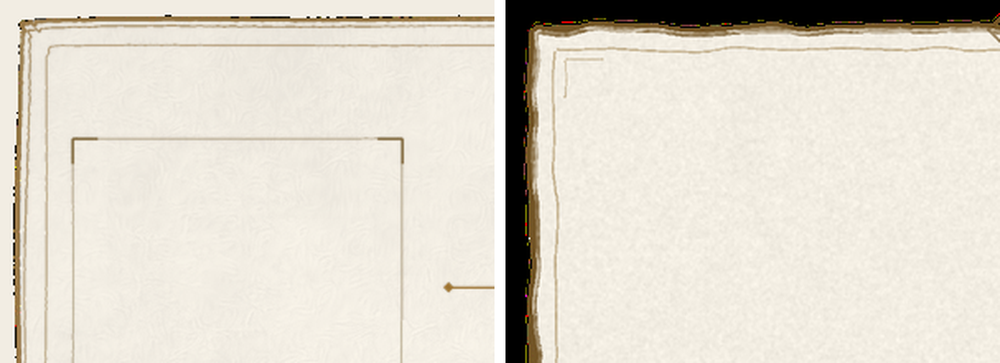
#> input picture art/ui/_draft/_cmp_corner.png, 1000 x 363 px, shrunk from 1820 x 660 before the run, found by its file name
$ python _v2_lines.py ../_cmp_corner.png
#> lines starting #> are read from the running program, lines starting #| are printed output that depends on the picture; after the words box and inside, x2 and y2 are one past the last pixel; in counts of white or black regions, pixels touching at a corner belong together
# -*- coding: utf-8 -*-
# 提取 UI 截图里的「长横线 / 长竖线」，用直线结构反推面板与槽框布局
import os, sys
import numpy as np
from PIL import Image

BASE = r'C:\Users\26464\IdeaProjects\endeavor\art\ui\_draft\_ref'

def longest_run(b):
    """b: 1-D bool array -> (start, length) of longest True run"""
    d = np.diff(np.concatenate(([0], b.astype(np.int8), [0])))
    s = np.flatnonzero(d == 1)
    e = np.flatnonzero(d == -1)
    if len(s) == 0:
        return 0, 0
    lens = e - s
    k = int(np.argmax(lens))
    return int(s[k]), int(lens[k])

def cluster(vals, gap=3):
    out = []
    for v in vals:
        if out and v - out[-1][-1] <= gap:
            out[-1].append(v)
        else:
            out.append([v])
    return [int(round(sum(g) / len(g))) for g in out]

def main(names):
    lines = []
    for n in names:
        p = n if os.path.isabs(n) else os.path.join(BASE, n)
        im = Image.open(p).convert('L')
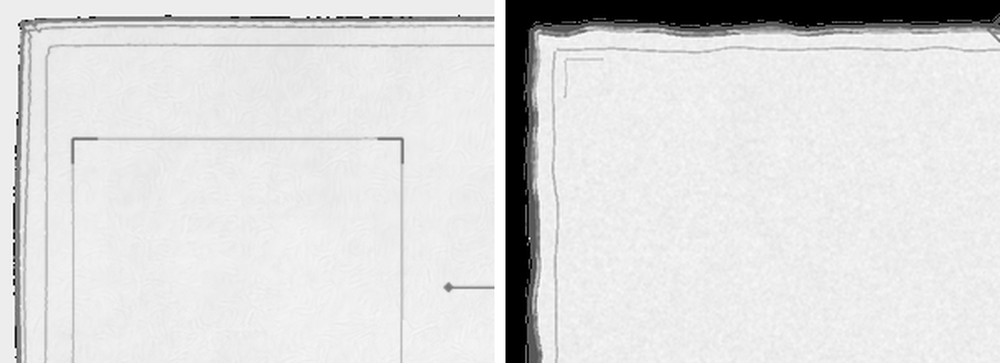
#> im: PIL image 1000x363 L; min 0, max 255, mean 219.1
        W, H = im.size
#> W = 1000; H = 363
        a = np.asarray(im, dtype=np.int16)
        lines.append('=' * 90)
        lines.append('== %s  %dx%d' % (os.path.basename(n), W, H))
        for thr in (70, 100, 140):
            m = a > thr
            hs, vs = [], []
            for y in range(H):
                st, ln = longest_run(m[y])
                if ln > W * 0.45:
                    hs.append(y)
            for x in range(W):
                st, ln = longest_run(m[:, x])
                if ln > H * 0.45:
                    vs.append(x)
            lines.append('  thr=%d  H线(行号)=%s' % (thr, cluster(hs)))
            lines.append('  thr=%d  V线(列号)=%s' % (thr, cluster(vs)))
#> this loop made 3 passes
#> pass 1, in main, `m = a > thr`:
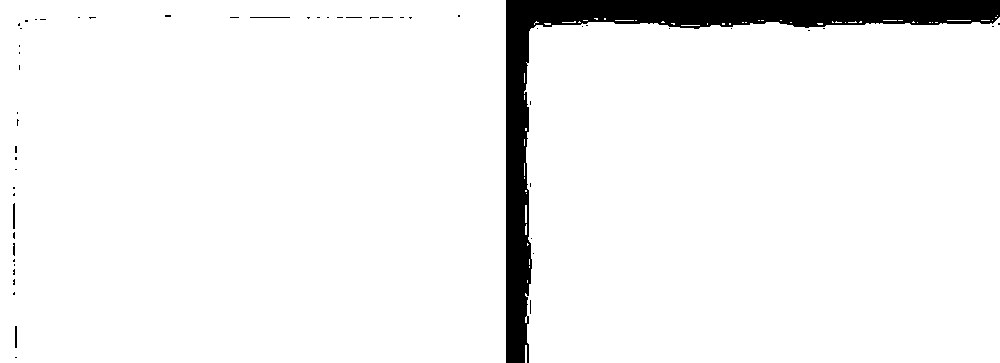
#> m: shape (363, 1000) bool; 94.6% white; 55 black regions (50 under 20 px), largest, box (x1, y1, x2, y2) and area: (506, 0, 1000, 363) 19346, (13, 203, 15, 229) 51, (15, 326, 17, 348) 44, (250, 17, 290, 18) 40, (13, 243, 15, 256) 24
#> pass 2, in main, `m = a > thr`:
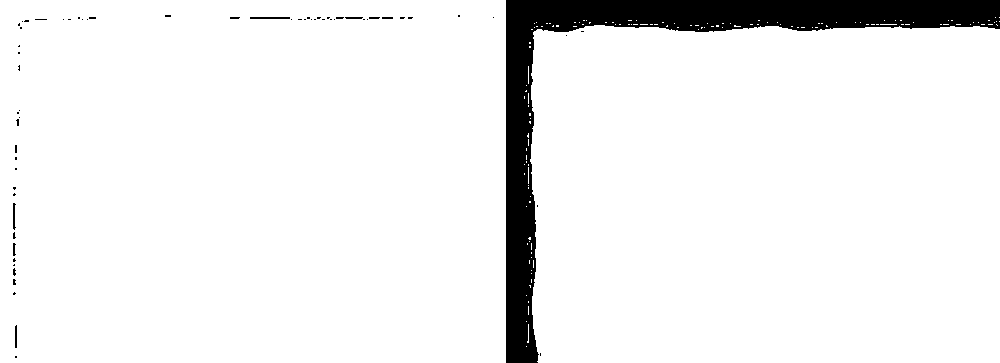
#> m: shape (363, 1000) bool; 93.5% white; 62 black regions (54 under 20 px), largest, box (x1, y1, x2, y2) and area: (506, 0, 1000, 363) 22828, (250, 17, 290, 19) 80, (13, 203, 16, 230) 55
#> pass 3, in main, `m = a > thr`:
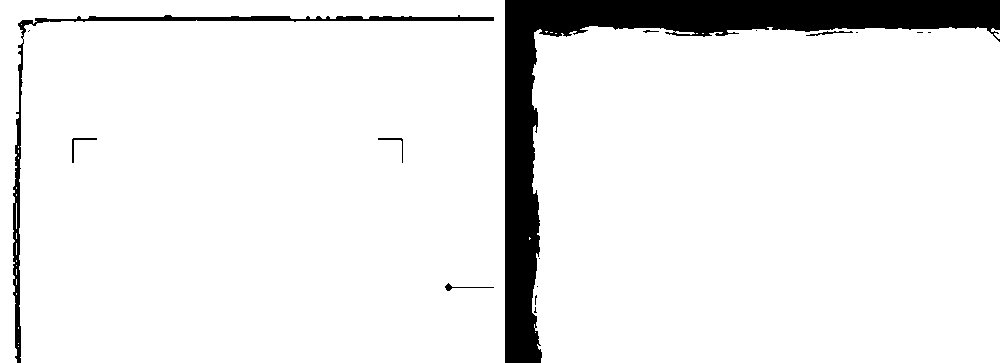
#> m: shape (363, 1000) bool; 92% white; 16 black regions (9 under 20 px), largest, box (x1, y1, x2, y2) and area: (505, 0, 1000, 363) 25176, (13, 15, 494, 363) 3456, (72, 138, 97, 163) 95
        # 用中等阈值扫「较长但不过半」的竖线（槽框竖边常只有 100~200px 高）
        thr = 100
        m = a > thr
        vseg = []
        for x in range(W):
            st, ln = longest_run(m[:, x])
            if ln > H * 0.15:
                vseg.append((x, st, st + ln - 1, ln))
        # 按 x 聚簇，保留每簇里最长的
        merg = []
        for it in vseg:
            if merg and it[0] - merg[-1][-1][0] <= 3:
                merg[-1].append(it)
            else:
                merg.append([it])
#> this loop made 974 passes
#> it on passes 1 to 3: (0, 0, 362, 363), (1, 0, 362, 363), (2, 0, 362, 363)
        keeps = []
        for g in merg:
            best = max(g, key=lambda t: t[3])
            keeps.append(best)
#> this loop made 2 passes
        lines.append('  --- 竖线段(>15%% 高) %d 条 ---' % len(keeps))
        for x, s, e, ln in keeps[:60]:
            lines.append('     x=%4d  y %4d..%4d  len=%4d' % (x, s, e, ln))
#> this loop made 2 passes
#> (x, s, e, ln) on passes 1 to 2: (0, 0, 362, 363), (594, 25, 362, 338)
    return lines

if __name__ == '__main__':
    out = main(sys.argv[1:])
    log = os.path.join(BASE, '_v2_lines.log')
    with open(log, 'w', encoding='utf-8') as f:
        f.write('\n'.join(out))
    print('written', log)
